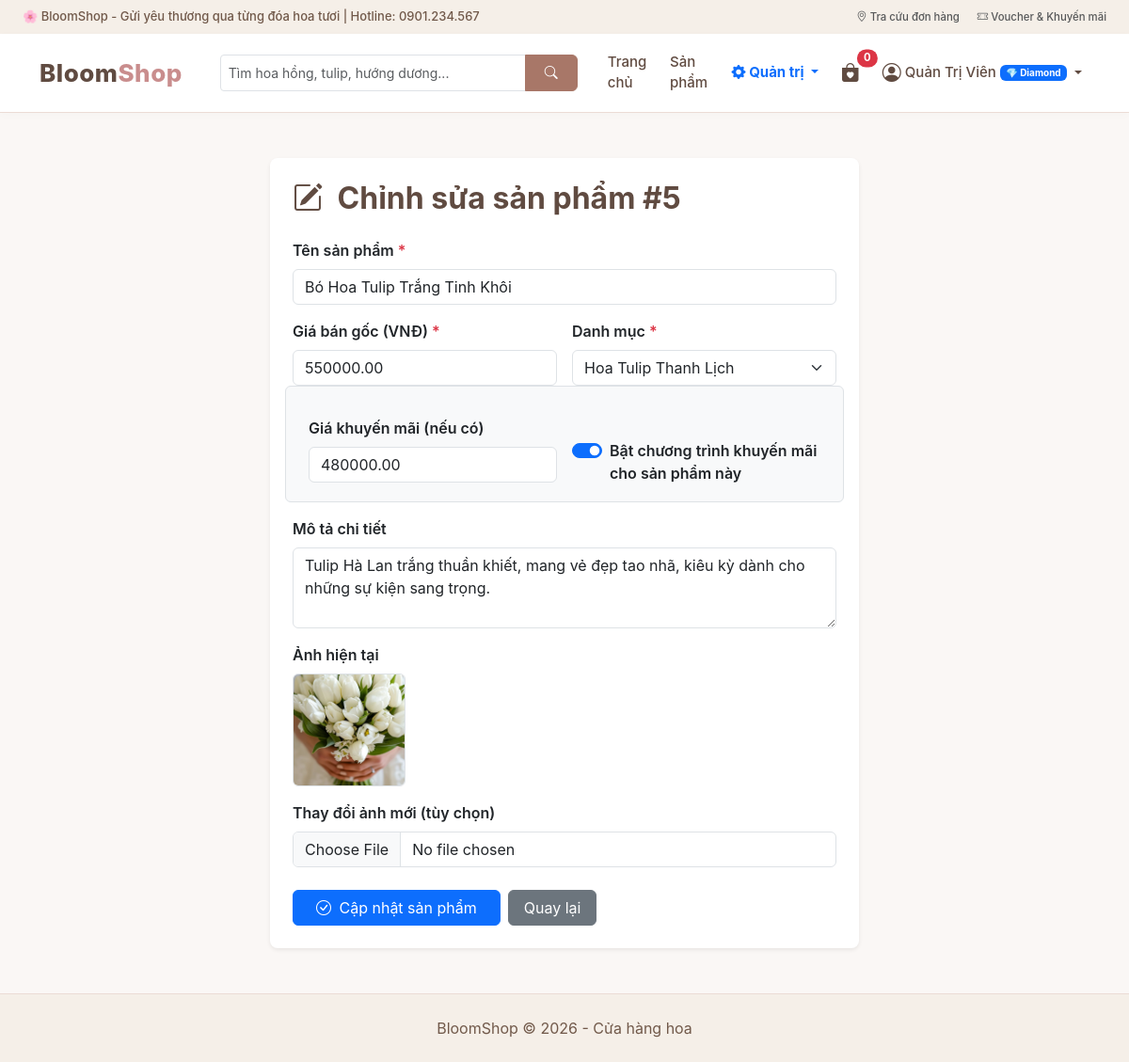
Screenshot of /controller/index.php?act=suasp&id=5 (signed in) with the database file from the repository.
### tables this page shows
CREATE TABLE IF NOT EXISTS `sanpham` (
  `id` INT AUTO_INCREMENT PRIMARY KEY,
  `name` VARCHAR(255) NOT NULL,
  `price` DECIMAL(12,2) NOT NULL,
  `sale_price` DECIMAL(12,2) DEFAULT NULL COMMENT 'Giá khuyến mãi',
  `is_sale` TINYINT(1) DEFAULT 0 COMMENT '1: Đang khuyến mãi, 0: Không',
  `image` VARCHAR(255) NOT NULL,
  `description` TEXT DEFAULT NULL,
  `id_dm` INT NOT NULL,
  `created_at` DATETIME DEFAULT CURRENT_TIMESTAMP,
  FOREIGN KEY (`id_dm`) REFERENCES `danhmuc`(`id`) ON DELETE CASCADE
);

CREATE TABLE IF NOT EXISTS `danhmuc` (
  `id` INT AUTO_INCREMENT PRIMARY KEY,
  `name` VARCHAR(255) NOT NULL,
  `created_at` DATETIME DEFAULT CURRENT_TIMESTAMP
);

### model/xl_database.php (called while the page is built, shortened)
<?php
class xl_data extends database
{
    public function readitem($sql, $params = [])
    {
        $conn = $this->connection_database();
        $stmt = $conn->prepare($sql);
        $stmt->execute($params);
        return $stmt->fetchAll(PDO::FETCH_ASSOC);
    }
}

### view/suasp.php (the view, shortened to what this page needs)
<div class="container my-5 form-page">
    <div class="card border-0 shadow-sm p-4 rounded-3 bg-white">
        <h2 class="fw-bold mb-4" style="color: #604b41;">
            <i class="bi bi-pencil-square me-2"></i> Chỉnh sửa sản phẩm #<?= $sp['id'] ?>
        </h2>
        <form method="POST" action="index.php?act=capnhatsp" enctype="multipart/form-data">
            <div class="mb-3">
                <label class="form-label fw-semibold">Tên sản phẩm <span class="text-danger">*</span></label>
                <input name="name" class="form-control" value="<?= htmlspecialchars($sp['name']) ?>" required>
            </div>
            <div class="row g-3 mb-3">
                <div class="col-sm-6">
                    <label class="form-label fw-semibold">Giá bán gốc (VNĐ) <span class="text-danger">*</span></label>
                    <input type="number" min="0" step="1000" name="price" class="form-control" value="<?= $sp['price'] ?>" required>
                </div>
                <div class="col-sm-6">
                    <label class="form-label fw-semibold">Danh mục <span class="text-danger">*</span></label>
                    <select name="id_dm" class="form-select">
                        <?php foreach ($danhmuc as $dm) { ?>
                            <option value="<?= $dm['id'] ?>" <?= $dm['id'] == $sp['id_dm'] ? 'selected' : '' ?>>
                                <?= htmlspecialchars($dm['name']) ?>
                            </option>
                        <?php } ?>
                    </select>
                </div>
            </div>
            <div class="row g-3 mb-3 p-3 bg-light rounded border">
                <div class="col-sm-6">
                    <label class="form-label fw-semibold">Giá khuyến mãi (nếu có)</label>
                    <input type="number" min="0" step="1000" name="sale_price" class="form-control" value="<?= $sp['sale_price'] ?? '' ?>" placeholder="Để trống nếu không giảm giá">
                </div>
                <div class="col-sm-6 d-flex align-items-center pt-sm-4">
                    <div class="form-check form-switch">
                        <input class="form-check-input" type="checkbox" name="is_sale" value="1" id="is_sale" <?= (!empty($sp['is_sale'])) ? 'checked' : '' ?>>
                        <label class="form-check-label fw-semibold" for="is_sale">Bật chương trình khuyến mãi cho sản phẩm này</label>
                    </div>
                </div>
            </div>
            <div class="mb-3">
                <label class="form-label fw-semibold">Mô tả chi tiết</label>
                <textarea name="description" rows="3" class="form-control"><?= htmlspecialchars($sp['description'] ?? '') ?></textarea>
            </div>
            <div class="mb-3">
                <label class="form-label fw-semibold">Ảnh hiện tại</label>
                <div>
                    <img width="120" height="120" class="rounded object-fit-cover border" src="/bloomshop/view/image/sanpham/<?= htmlspecialchars($sp['image']) ?>" alt="" onerror="this.src='/bloomshop/view/image/banner.jpg'">
                </div>
            </div>
            <div class="mb-4">
                <label class="form-label fw-semibold">Thay đổi ảnh mới (tùy chọn)</label>
                <input type="file" name="image" class="form-control" accept=".jpg,.jpeg,.png,.webp">
            </div>
            <div class="d-flex gap-2">
                <button type="submit" name="capnhat" class="btn btn-primary px-4">
                    <i class="bi bi-check-circle me-1"></i> Cập nhật sản phẩm
                </button>
                <a href="index.php?act=quanlysp" class="btn btn-secondary px-3">Quay lại</a>
            </div>
        </form>
    </div>
</div>

### view/css/style.css (style rules this page uses)
:root { --bloom-primary: #a87768; --bloom-hover: #81594e; --bloom-dark: #604b41; --bloom-light: #faf7f5; --bloom-cream: #f5efe8; --bloom-accent: #c98d8d; --bloom-border: #ebdcd5; }
html { scroll-behavior: smooth; }
body { margin: 0; font-family: -apple-system, BlinkMacSystemFont, "Segoe UI", Roboto, "Helvetica Neue", Arial, sans-serif; background-color: var(--bloom-light); color: #4a3e3d; text-rendering: optimizeLegibility; -webkit-font-smoothing: antialiased; }
a { color: var(--bloom-primary); text-decoration: none; transition: color 0.2s ease; }
.auth-form, .form-page { max-width: 650px; }

### rows the page displays
sanpham: id "5", name "Bó Hoa Tulip Trắng Tinh Khôi", price "550000.00", id_dm "Hoa Tulip Thanh Lịch", sale_price "480000.00", is_sale "☑", description "Tulip Hà Lan trắng thuần khiết, mang vẻ đẹp tao nhã, kiêu kỳ dành cho những sự kiện sang trọng.", image (picture)

### other values shown
$cart_count "0"
$_SESSION['name'] "Quản Trị Viên"
